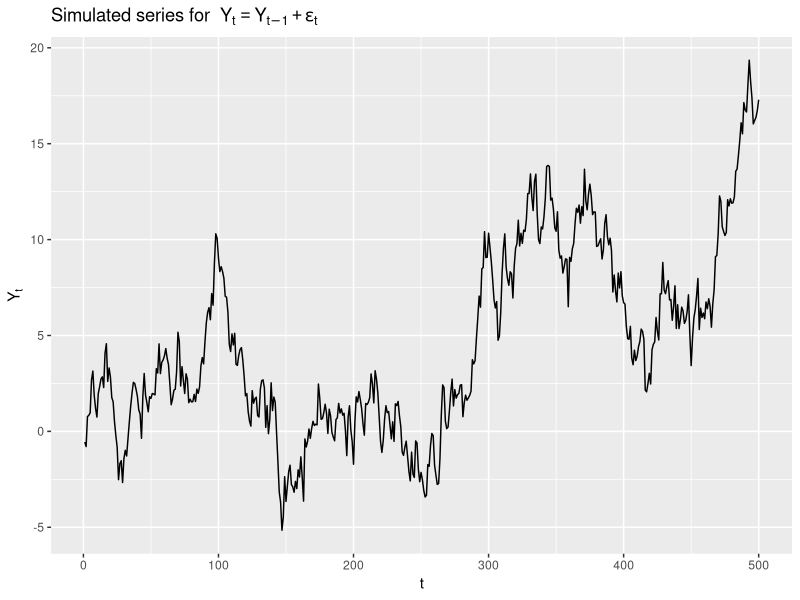
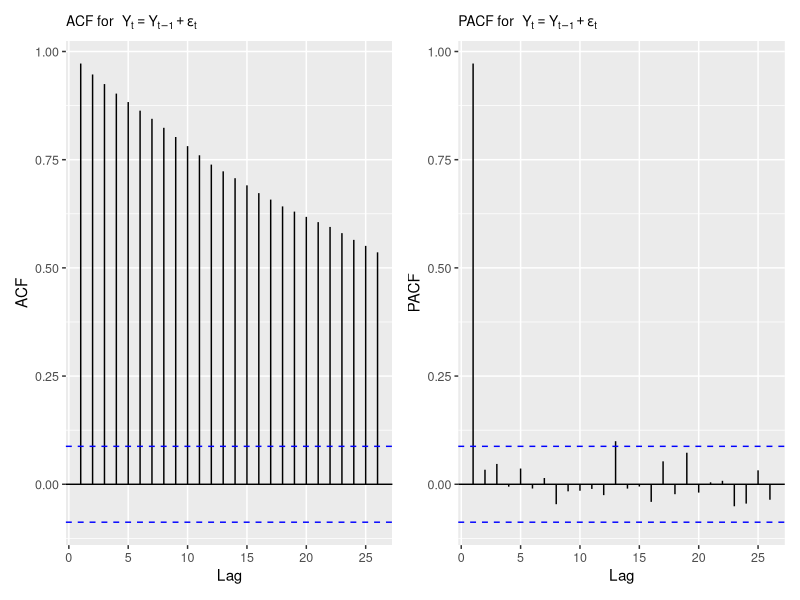

Write the R code that produced these figures, in order.
# Load necessary packages
library(ggplot2)
library(forecast)
library(patchwork)  # for combining ggplots side-by-side

## =====================================================
## 1. Prepare environment & set working directory
## =====================================================

# Set working directory (optional for RStudio users)
if (requireNamespace("rstudioapi", quietly = TRUE) && rstudioapi::isAvailable()) {
  setwd(dirname(rstudioapi::getActiveDocumentContext()$path))
}

## =====================================================
## 2. Simulate random walk process
##    Y_t = Y_{t-1} + epsilon_t
## =====================================================

set.seed(123)
n_samples <- 500
Y         <- numeric(n_samples)
epsilon   <- rnorm(n_samples, mean = 0, sd = 1)

# Start from Y_0 = 0, so Y_1 = epsilon_1.
Y[1] <- epsilon[1]
# Random walk recursion for the remaining observations
for (t in 2:n_samples) {
  Y[t] <- Y[t - 1] + epsilon[t]
}

## =====================================================
## 3. Time series plot
## =====================================================

ts_plot <- ggplot(data.frame(t = 1:n_samples, Y = Y),
                  aes(x = t, y = Y)) +
  geom_line() +
  ggtitle(
    expression("Simulated series for " ~
                 Y[t] == Y[t - 1] + epsilon[t])
  ) +
  xlab("t") +
  ylab(expression(Y[t]))

# Save time series plot as PNG
ggsave("random_walk_plot.png", ts_plot,
       width = 6, height = 4, dpi = 300)

## =====================================================
## 4. ACF and PACF plots
## =====================================================

acf_plot <- ggAcf(Y) +
  ggtitle(
    expression("ACF for " ~
                 Y[t] == Y[t - 1] + epsilon[t])
  )

pacf_plot <- ggPacf(Y) +
  ggtitle(
    expression("PACF for " ~
                 Y[t] == Y[t - 1] + epsilon[t])
  )

# Combine ACF and PACF into a single figure
acf_pacf_plot <- (acf_plot + pacf_plot) &
  theme(plot.title = element_text(size = 10),
        axis.text = element_text(size = 9))

# Save combined ACF/PACF plot as PNG
ggsave("rw_acf_pacf_plot.png", acf_pacf_plot,
       width = 7, height = 3.2, dpi = 300)
